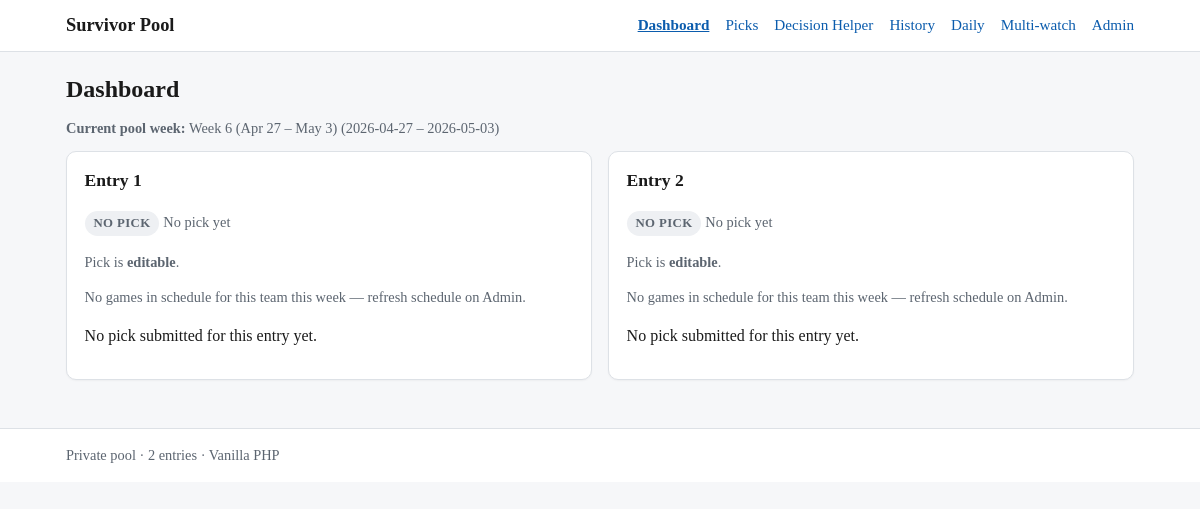
Page /dashboard.php on the committed database.
### tables this page shows
CREATE TABLE pool_weeks (
  id INT UNSIGNED AUTO_INCREMENT PRIMARY KEY,
  week_number INT UNSIGNED NOT NULL,
  week_start_local DATE NOT NULL,
  week_end_local DATE NOT NULL,
  week_label VARCHAR(64) NOT NULL,
  deadline_datetime DATETIME NOT NULL COMMENT 'Reference time (e.g. first game); app does not enforce pick lock by deadline',
  status ENUM('upcoming','active','completed') NOT NULL DEFAULT 'upcoming',
  UNIQUE KEY uq_week_start (week_start_local),
  KEY idx_week_number (week_number)
);

CREATE TABLE entries (
  id INT UNSIGNED AUTO_INCREMENT PRIMARY KEY,
  label VARCHAR(64) NOT NULL
);

### public/dashboard.php (called while the page is built, shortened)
<?php
$pdo = Database::pdo();
$weekRepo = new WeekRepository($pdo);
$pickRepo = new PickRepository($pdo);
$gameRepo = new GameRepository($pdo);
$entryRepo = new EntryRepository($pdo);
$survivor = new SurvivorService($gameRepo, $pickRepo, $weekRepo);
$week = $weekRepo->resolveWeekForUi();
$entries = $entryRepo->all();
$cards = [];
foreach ($entries as $e) {
    $eid = (int) $e['id'];
    $pick = $week ? $pickRepo->findForEntryWeek($eid, (int) $week['id']) : null;
    $analysis = $week ? $survivor->analyzePick($eid, $week, $pick) : null;
    $locked = $week ? !$survivor->canEditPick($eid, $week) : true;
    $elimBefore = $week ? $survivor->isEntryEliminatedBeforeWeek($eid, (int) $week['id']) : false;
    $upcoming = [];
    $cards[] = [
        'entry' => $e,
        'pick' => $pick,
        'analysis' => $analysis,
        'locked' => $locked,
        'elim_before' => $elimBefore,
        'upcoming' => $upcoming,
    ];
}
include dirname(__DIR__) . '/templates/layout.php';

### src/WeekRepository.php (called while the page is built, shortened)
<?php
final class WeekRepository
{
    public function findByLocalDate(string $ymd): ?array
    {
        $st = $this->db->prepare(
            'SELECT * FROM pool_weeks WHERE week_start_local <= ? AND week_end_local >= ? ORDER BY week_start_local LIMIT 1'
        );
        $st->execute([$ymd, $ymd]);
        $row = $st->fetch();
        return $row ?: null;
    }
    public function allOrdered(): array
    {
        $st = $this->db->query('SELECT * FROM pool_weeks ORDER BY week_start_local ASC');
        return $st->fetchAll();
    }
    public function currentWeek(): ?array
    {
        $today = (new DateTimeImmutable('now'))->format('Y-m-d');
        return $this->findByLocalDate($today);
    }
    public function resolveWeekForUi(): ?array
    {
        $cur = $this->currentWeek();
        $all = $this->allOrdered();
        $today = (new DateTimeImmutable('now'))->format('Y-m-d');
        foreach ($all as $w) {
            if ($w['week_end_local'] >= $today) {
                return $w;
            }
        }
        return $all[count($all) - 1];
    }
    public function weeksBefore(int $weekId): array
    {
        $st = $this->db->prepare(
            'SELECT * FROM pool_weeks WHERE id < ? ORDER BY week_start_local ASC'
        );
        $st->execute([$weekId]);
        return $st->fetchAll();
    }
    public function allBeforeId(int $weekId): array
    {
        return $this->weeksBefore($weekId);
    }
}

### src/helpers.php (called while the page is built, shortened)
<?php
function h(?string $s): string
{
    return htmlspecialchars($s, ENT_QUOTES | ENT_SUBSTITUTE, 'UTF-8');
}

### src/EntryRepository.php (called while the page is built, shortened)
<?php
final class EntryRepository
{
    public function all(): array
    {
        $st = $this->db->query('SELECT id, label FROM entries ORDER BY id');
        return $st->fetchAll();
    }
}

### src/PickRepository.php (called while the page is built, shortened)
<?php
final class PickRepository
{
    public function findForEntryWeek(int $entryId, int $poolWeekId): ?array
    {
        $st = $this->db->prepare(
            'SELECT p.*, t.city, t.name AS team_name, t.abbreviation
             FROM picks p
             JOIN teams t ON t.id = p.team_id
             WHERE p.entry_id = ? AND p.pool_week_id = ?'
        );
        $st->execute([$entryId, $poolWeekId]);
        $row = $st->fetch();
        return $row ?: null;
    }
}

### src/services/SurvivorService.php (called while the page is built, shortened)
<?php
final class SurvivorService
{
    public function analyzePick(int $entryId, array $weekRow, ?array $pickRow, bool $hypotheticalScenario = false): array
    {
        $weekId = (int) $weekRow['id'];
        if ($pickRow === null) {
            return [
                'status' => 'no_pick',
                'summary' => 'No pick submitted for this entry yet.',
                'record' => $this->emptyRecord(),
                'week_finalized' => false,
            ];
        }
        $teamId = (int) $pickRow['team_id'];
        $rec = $this->weeklyRecordForTeam($teamId, $weekId);
        $need = $rec['min_wins_needed'];
        $w = $rec['wins'];
        $r = $rec['remaining'];
        $h = $hypotheticalScenario;
        $needMore = $need - $w;
        return [
            'status' => 'in_danger',
            'summary' => $h
                ? sprintf(
                    'Would need %d more win(s) in %d remaining game(s) to reach %d wins (≥50%% over %d games). Currently %d–%d — below pace.',
                    $needMore,
                    $r,
                    $need,
                    $rec['total'],
                    $w,
                    $rec['losses']
                )
                : sprintf(
                    'Needs %d more win(s) in %d remaining game(s) to reach %d wins (≥50%% over %d games). Currently %d–%d — below pace.',
                    $needMore,
                    $r,
                    $need,
                    $rec['total'],
                    $w,
                    $rec['losses']
                ),
            'record' => $rec,
            'week_finalized' => false,
        ];
    }
    private function emptyRecord(): array
    {
        return [
            'total' => 0,
            'completed' => 0,
            'wins' => 0,
            'losses' => 0,
            'remaining' => 0,
            'win_pct' => null,
            'pace_pct' => null,
            'min_wins_needed' => 0,
            'max_possible_wins' => 0,
        ];
    }
    public function isEntryEliminatedBeforeWeek(int $entryId, int $currentWeekId): bool
    {
        $past = $this->weeks->allBeforeId($currentWeekId);
        return false;
    }
    public function canEditPick(int $entryId, array $weekRow): bool
    {
        return !$this->isEntryEliminatedBeforeWeek($entryId, (int) $weekRow['id']);
    }
}

### templates/dashboard_content.php (the view, shortened to what this page needs)
<h1>Dashboard</h1>
<?php if ($week === null): ?>
    <p class="muted">No pool weeks configured. Import <code>sql/schema.sql</code> and <code>sql/seed.sql</code>.</p>
<?php else: ?>
    <p class="meta">
        <strong>Current pool week:</strong> <?= h($week['week_label']) ?>
        (<?= h($week['week_start_local']) ?> – <?= h($week['week_end_local']) ?>)
    </p>
    <div class="grid-2">
        <?php foreach ($cards as $c):
            $a = $c['analysis'];
            $rec = $a['record'] ?? [];
            $st = $a['status'] ?? 'no_pick';
            $pill = survivor_status_pill_class($st);
            ?>
            <section class="card">
                <h2><?= h($c['entry']['label']) ?></h2>
                <p>
                    <span class="status-pill <?= h($pill) ?>"><?= h(survivor_status_label($st)) ?></span>
                    <?php if ($c['pick']): ?>
                        <strong><?= h($c['pick']['city'] . ' ' . $c['pick']['team_name']) ?></strong>
                        (<?= h($c['pick']['abbreviation']) ?>)
                    <?php else: ?>
                        <span class="muted">No pick yet</span>
                    <?php endif; ?>
                </p>
                <p class="meta">
                    <?php if ($c['locked']): ?>Pick is <strong>locked</strong> (eliminated before this week).<?php else: ?>Pick is <strong>editable</strong>.<?php endif; ?>
                </p>
                <?php if ($rec && (int) $rec['total'] > 0): ?>
                    <p>
                        <strong>Weekly record:</strong> <?= (int) $rec['wins'] ?>–<?= (int) $rec['losses'] ?>
                        · <strong>Games:</strong> <?= (int) $rec['completed'] ?> / <?= (int) $rec['total'] ?> completed
                        · <strong>Win % (pace vs total week games):</strong>
                        <?= $rec['pace_pct'] !== null ? h(number_format((float) $rec['pace_pct'] * 100, 1)) . '%' : '—' ?>
                    </p>
                <?php elseif ($rec): ?>
                    <p class="muted">No games in schedule for this team this week — refresh schedule on Admin.</p>
                <?php endif; ?>
                <p><?= h($a['summary'] ?? '') ?></p>
            </section>
        <?php endforeach; ?>
    </div>
<?php endif; ?>

### public/css/style.css (style rules this page uses)
:root { --bg: #f6f7f9; --card: #fff; --text: #1a1a1a; --muted: #5c6570; --border: #dde1e6; --safe: #0d7a3b; --safe-bg: #e6f4ea; --danger: #b00020; --danger-bg: #fde8ec; --warn: #8a5a00; --warn-bg: #fff4e0; --gone: #444; --link: #0b5cad; }
* { box-sizing: border-box; }
body { margin: 0; font-family: Georgia, "Times New Roman", serif; background: var(--bg); color: var(--text); line-height: 1.45; }
.muted { color: var(--muted); font-size: 0.9rem; }
h1 { font-size: 1.5rem; margin: 0 0 0.75rem; }
h2 { font-size: 1.15rem; margin: 1.25rem 0 0.5rem; }
.grid-2 { display: grid; grid-template-columns: 1fr; gap: 1rem; }
@media (min-width: 720px) { .grid-2 { grid-template-columns: 1fr 1fr; } }
.card { background: var(--card); border: 1px solid var(--border); border-radius: 10px; padding: 1rem 1.1rem; box-shadow: 0 1px 2px rgba(0,0,0,0.04); }
.card h2 { margin-top: 0; font-size: 1.1rem; }
.status-pill { display: inline-block; padding: 0.2rem 0.55rem; border-radius: 999px; font-size: 0.8rem; font-weight: 600; text-transform: uppercase; letter-spacing: 0.03em; }
.status-no_pick, .status-no_games { background: #eef0f3; color: var(--muted); }
.meta { font-size: 0.9rem; color: var(--muted); margin: 0.25rem 0 0.75rem; }

### rows in the picture
pool_weeks: week_label "Week 6 (Apr 27 – May 3)", week_start_local "2026-04-27", week_end_local "2026-05-03"
entries: label "Entry 1"
entries: label "Entry 2"

### other values in the picture
survivor_status_label($st) "NO PICK"
$a['summary'] "No pick submitted for this entry yet."
